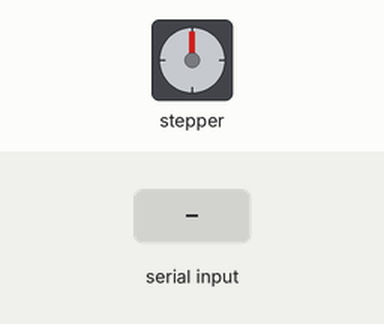
This sketch was run on a simulated Arduino Uno, built with avr-gcc and run on an emulated ATmega328P. Parts: stepper motor. Inputs (shaded band) come from the test bench. Stepper angles assume 200 steps per turn.

Above: at 2.7 s.
2.8 s: "q" received over Serial
At 3.4 s:
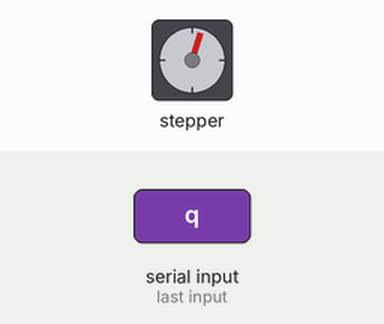
4.3 s: "q" received over Serial
At 4.6 s:
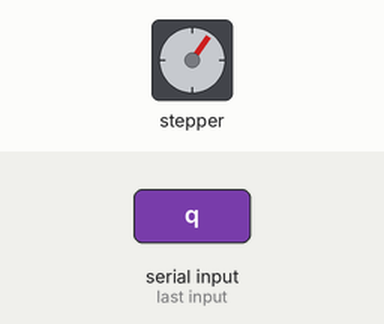
5.8 s: "w" received over Serial
At 6.9 s:
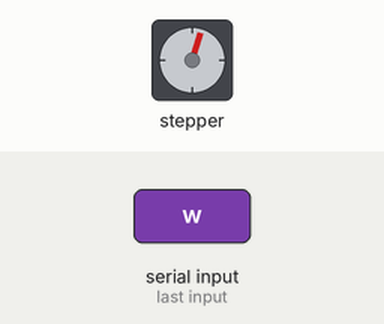
Timing chart, 0 to 8.3 s (numbered marks = the images above; inputs shaded):
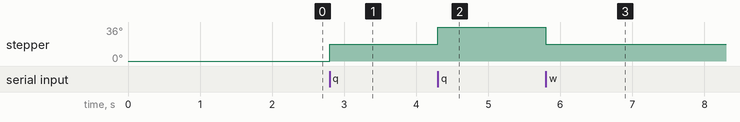

The sketch:

NEMA_DRIVER_GENERIC.ino
```cpp
#include <Wire.h>
#include <Stepper.h>
// FIXING THE STEPPER LIB http://forum.arduino.cc/index.php?topic=46964.0
// C:\Program Files (x86)\Arduino\libraries\Stepper
/*

void Stepper::setSpeed(long whatSpeed)
{
 this->step_delay = 60L * 1000L / this->number_of_steps * 1000 / whatSpeed;     // THIS LINE
}

void Stepper::step(int steps_to_move)
{
  if (micros() - this->last_step_time >= this->step_delay)                      // THIS LINE
     this->last_step_time = micros();                                           // THIS LINE
}


*/


// GENERIC NEMA STEPPER MOTOR DRIVER CONTROL VIA SERIAL

/*
Equipment:

1 Stepper Motor (e.g. @ 200 steps/rev)
1 ARDUINO UNO
1 power supply
1 Driver (M542T, MA860H, TB6560)
4 M-M Jumper Wires

Wire connection:

(Power supply: Green-GND; White-HOT; Black-NEUT -- double-check your cable before plugging into wall)

Pin 11: PUL-
Pin 10: DIR-
Pin  9: PUL+
Pin  8: DIR+

Program Info:

Accept the serial input @ 19200 buad
*/
// initialize some constants and variables
int STEPS = 10; // control how many steps we want to turn for each call
int distance = 0; // number of steps elapsed
#define STEP_CHANGE 1 // number to change STEPS number
#define SPEED_CHANGE 20; // number to change SPEED
int motorSpeed = 1000; // initialize the motor speed: 60 rpm
int stepsPerRevolution = 200; // doesn't seem to matter much; 400 worked
// initialize the stepper library on pins 8, 10, 9, 11:
Stepper myStepper(stepsPerRevolution, 2, 4, 12, 13);

// NOTE: stepper library works with any digital PWM pins. Just make sure the order is:
// (.., DIR+, DIR-, PUL+, PUL-) with the motor driver.


// setup the devise
void setup() {
  // initialize the serial port:
  Serial.begin(19200);
  myStepper.setSpeed(motorSpeed);
  distance = 0;
}


// loop functoin
void loop() {

  if (Serial.available() > 0) {
        int recv = Serial.read();

        if (recv == 'q') {

            myStepper.step(STEPS);
            distance = distance + STEPS;

        } else if (recv == 'w') {

              myStepper.step(-STEPS);
              distance = distance - STEPS;

        } else if (recv == 'e') {                    // mostly for testing manually thru Arduino

              STEPS = STEPS + STEP_CHANGE;

        } else if (recv == 'r') {                    // mostly for testing manually thru Arduino

              STEPS = STEPS - STEP_CHANGE;
              STEPS = max(STEPS, 1);

        } else if (recv == 't') {

              motorSpeed = motorSpeed + SPEED_CHANGE;
              myStepper.setSpeed(motorSpeed);

        } else if (recv == 'y') {

              motorSpeed = motorSpeed - SPEED_CHANGE;
              motorSpeed = max(motorSpeed, 1);
              myStepper.setSpeed(motorSpeed);

        } else if (recv == 'u') {                    // reset distance

              distance = 0;

        } else if (recv == 'i') {                    // i for info

          Serial.println("");
          Serial.println("----------------------");
          Serial.println("--- STATUS UPDATE: ---");
          Serial.println("----------------------");
          Serial.print("--- Motor Speed:   "); Serial.println(motorSpeed);
          Serial.print("--- Steps counter: "); Serial.println(distance);
          Serial.print("--- Steps per cmd: "); Serial.println(STEPS);
          Serial.println("----------------------");
          Serial.println("");

       }
  }
}


/*
// Below: variables and functions for controlling lower-end microsteppers based on simple (step, dir) 2 pin setup.
//int pulseWidthMicros = 20;  // microseconds
unsigned long D7_millisBetweenSteps = 25;
unsigned long D8_millisBetweenSteps = 25;
// ^ Inverse speed; RPM calculation: 60000/(numSteps*millisBwSteps), e.g. 25ms/step --> RPM =
unsigned long D7_prevStepMillis = 0;
unsigned long D8_prevStepMillis = 0;

void D7_singleStep(int dir) {  // dir == { HIGH, LOW }
 digitalWrite(D7_Dr, dir);
 if (curMillis - D7_prevStepMillis >= D7_millisBetweenSteps) {
 D7_prevStepMillis += D7_millisBetweenSteps;
 digitalWrite(D7_Sp, HIGH);
 digitalWrite(D7_Sp, LOW);
 }
}

void D8_singleStep(int dir) {  // dir == { HIGH, LOW }
 digitalWrite(D8_Dr, dir);
 if (curMillis - D8_prevStepMillis >= D8_millisBetweenSteps) {
 D8_prevStepMillis += D8_millisBetweenSteps;
 digitalWrite(D8_Sp, HIGH);
 digitalWrite(D8_Sp, LOW);
 }
}
*/
```

Measured:
- after the input at 2.8 s, stepper: turns 18° clockwise, starting at once
- after the input at 4.3 s, stepper: turns 18° clockwise, starting at once
- after the input at 5.8 s, stepper: turns 18° counter-clockwise, starting at once
